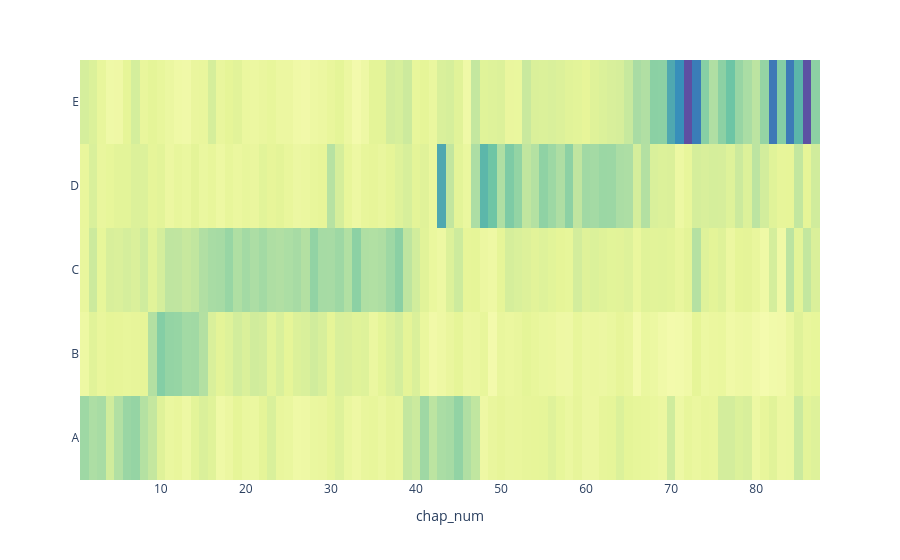

Here is the notebook cell this chart was saved with:
### Markdown cell above
### Using Phi

### Code cell
px.imshow(chunk_model.DOC2_TOPIC_PHI.T.sort_index(ascending=False), 
          color_continuous_scale=px.colors.diverging.Spectral, 
          color_continuous_midpoint=0
         ).update_layout(coloraxis_showscale=False)

### Figure 1 — Plotly figure (JSON) as saved in the notebook; plotly's stock layout.template omitted (floating-point values rounded to 4 significant figures; data arrays with more than 128 entries replaced by an {"elided": "..."} marker saying what was removed)
{"data": [{"coloraxis": "coloraxis", "hovertemplate": "chap_num: %{x}<br>y: %{y}<br>color: %{z}<extra></extra>", "name": "0", "type": "heatmap", "x": [1, 2, 3, 4, 5, 6, 7, 8, 9, 10, 11, 12, 13, 14, 15, 16, 17, 18, 19, 20, 21, 22, 23, 24, 25, 26, 27, 28, 29, 30, 31, 32, 33, 34, 35, 36, 37, 38, 39, 40, 41, 42, 43, 44, 45, 46, 47, 48, 49, 50, 51, 52, 53, 54, 55, 56, 57, 58, 59, 60, 61, 62, 63, 64, 65, 66, 67, 68, 69, 70, 71, 72, 73, 74, 75, 76, 77, 78, 79, 80, 81, 82, 83, 84, 85, 86, 87], "xaxis": "x", "y": ["E", "D", "C", "B", "A"], "yaxis": "y", "z": {"elided": "5x87 float values"}}], "layout": {"autosize": true, "coloraxis": {"cmid": 0, "colorscale": [[0, "rgb(158,1,66)"], [0.1, "rgb(213,62,79)"], [0.2, "rgb(244,109,67)"], [0.3, "rgb(253,174,97)"], [0.4, "rgb(254,224,139)"], [0.5, "rgb(255,255,191)"], [0.6, "rgb(230,245,152)"], [0.7, "rgb(171,221,164)"], [0.8, "rgb(102,194,165)"], [0.9, "rgb(50,136,189)"], [1, "rgb(94,79,162)"]], "showscale": false}, "margin": {"t": 60}, "xaxis": {"anchor": "y", "autorange": true, "constrain": "domain", "domain": [0, 1], "range": [0.5, 87.5], "scaleanchor": "y", "title": {"text": "chap_num"}, "type": "linear"}, "yaxis": {"anchor": "x", "autorange": true, "constrain": "domain", "domain": [0, 1], "range": [4.5, -0.5], "type": "category"}}}
